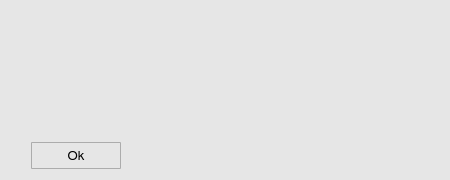
<?xml version="1.0" encoding="UTF-8"?>
<ui version="4.0">
 <class>infoWindow</class>
 <widget class="QWidget" name="infoWindow">
  <property name="geometry">
   <rect>
    <x>0</x>
    <y>0</y>
    <width>450</width>
    <height>180</height>
   </rect>
  </property>
  <property name="minimumSize">
   <size>
    <width>450</width>
    <height>180</height>
   </size>
  </property>
  <property name="maximumSize">
   <size>
    <width>452</width>
    <height>16777215</height>
   </size>
  </property>
  <property name="font">
   <font>
    <family>FreeSans</family>
    <pointsize>10</pointsize>
    <weight>50</weight>
    <bold>false</bold>
    <stylestrategy>PreferAntialias</stylestrategy>
    <kerning>true</kerning>
   </font>
  </property>
  <property name="windowTitle">
   <string>Information</string>
  </property>
  <property name="windowIcon">
   <iconset>
    <normaloff>icons/info_popup_icon.svg</normaloff>icons/info_popup_icon.svg</iconset>
  </property>
  <property name="styleSheet">
   <string notr="true">QWidget {
	background-color: rgb(230,230,230);
}</string>
  </property>
  <layout class="QGridLayout" name="gridLayout">
   <item row="0" column="0">
    <layout class="QVBoxLayout" name="verticalLayout_2">
     <item>
      <layout class="QHBoxLayout" name="horizontalLayout">
       <item>
        <layout class="QVBoxLayout" name="verticalLayout">
         <item>
          <widget class="QLabel" name="iw_label_2">
           <property name="minimumSize">
            <size>
             <width>50</width>
             <height>50</height>
            </size>
           </property>
           <property name="maximumSize">
            <size>
             <width>50</width>
             <height>50</height>
            </size>
           </property>
           <property name="text">
            <string/>
           </property>
           <property name="pixmap">
            <pixmap>icons/info_popup_icon.svg</pixmap>
           </property>
           <property name="scaledContents">
            <bool>true</bool>
           </property>
          </widget>
         </item>
         <item>
          <spacer name="verticalSpacer">
           <property name="orientation">
            <enum>Qt::Vertical</enum>
           </property>
           <property name="sizeHint" stdset="0">
            <size>
             <width>20</width>
             <height>40</height>
            </size>
           </property>
          </spacer>
         </item>
        </layout>
       </item>
       <item>
        <spacer name="horizontalSpacer">
         <property name="orientation">
          <enum>Qt::Horizontal</enum>
         </property>
         <property name="sizeType">
          <enum>QSizePolicy::Fixed</enum>
         </property>
         <property name="sizeHint" stdset="0">
          <size>
           <width>20</width>
           <height>20</height>
          </size>
         </property>
        </spacer>
       </item>
       <item>
        <widget class="QLabel" name="iw_label_1">
         <property name="minimumSize">
          <size>
           <width>0</width>
           <height>0</height>
          </size>
         </property>
         <property name="maximumSize">
          <size>
           <width>16777215</width>
           <height>16777215</height>
          </size>
         </property>
         <property name="font">
          <font>
           <family>FreeSans</family>
           <pointsize>10</pointsize>
           <weight>50</weight>
           <bold>false</bold>
           <stylestrategy>PreferAntialias</stylestrategy>
           <kerning>true</kerning>
          </font>
         </property>
         <property name="frameShape">
          <enum>QFrame::NoFrame</enum>
         </property>
         <property name="frameShadow">
          <enum>QFrame::Plain</enum>
         </property>
         <property name="lineWidth">
          <number>0</number>
         </property>
         <property name="midLineWidth">
          <number>0</number>
         </property>
         <property name="text">
          <string/>
         </property>
         <property name="textFormat">
          <enum>Qt::AutoText</enum>
         </property>
         <property name="alignment">
          <set>Qt::AlignJustify|Qt::AlignTop</set>
         </property>
         <property name="wordWrap">
          <bool>true</bool>
         </property>
         <property name="openExternalLinks">
          <bool>true</bool>
         </property>
        </widget>
       </item>
      </layout>
     </item>
     <item>
      <spacer name="verticalSpacer_2">
       <property name="orientation">
        <enum>Qt::Vertical</enum>
       </property>
       <property name="sizeHint" stdset="0">
        <size>
         <width>20</width>
         <height>17</height>
        </size>
       </property>
      </spacer>
     </item>
     <item>
      <layout class="QHBoxLayout" name="horizontalLayout_2">
       <item>
        <spacer name="horizontalSpacer_3">
         <property name="orientation">
          <enum>Qt::Horizontal</enum>
         </property>
         <property name="sizeType">
          <enum>QSizePolicy::Fixed</enum>
         </property>
         <property name="sizeHint" stdset="0">
          <size>
           <width>20</width>
           <height>20</height>
          </size>
         </property>
        </spacer>
       </item>
       <item>
        <widget class="QToolButton" name="iw_okButton">
         <property name="minimumSize">
          <size>
           <width>90</width>
           <height>27</height>
          </size>
         </property>
         <property name="maximumSize">
          <size>
           <width>90</width>
           <height>27</height>
          </size>
         </property>
         <property name="font">
          <font>
           <family>FreeSans</family>
           <pointsize>10</pointsize>
           <weight>50</weight>
           <bold>false</bold>
           <stylestrategy>PreferDefault</stylestrategy>
           <kerning>true</kerning>
          </font>
         </property>
         <property name="styleSheet">
          <string notr="true">QToolButton {
	border: 1px solid #acacac;
	border-radius: 1px;
	background-color: qlineargradient(x1:0, y1:0, x2:0, y2:1,
									stop:0 #f0f0f0, stop:1 #e5e5e5);
}

QToolButton:hover {
	border: 1px solid #7eb4ea;
	border-radius: 1px;
	background-color: qlineargradient(x1:0, y1:0, x2:0, y2:1,
									stop:0 #ecf4fc, stop:1 #dcecfc);
}

QToolButton:pressed {
	border: 1px solid #579de5;
	border-radius: 1px;
	background-color: qlineargradient(x1:0, y1:0, x2:0, y2:1,
									stop:0 #daecfc, stop:1 #c4e0fc);
}</string>
         </property>
         <property name="text">
          <string>Ok</string>
         </property>
        </widget>
       </item>
       <item>
        <spacer name="horizontalSpacer_4">
         <property name="orientation">
          <enum>Qt::Horizontal</enum>
         </property>
         <property name="sizeHint" stdset="0">
          <size>
           <width>40</width>
           <height>20</height>
          </size>
         </property>
        </spacer>
       </item>
      </layout>
     </item>
    </layout>
   </item>
  </layout>
 </widget>
 <resources/>
 <connections/>
</ui>
